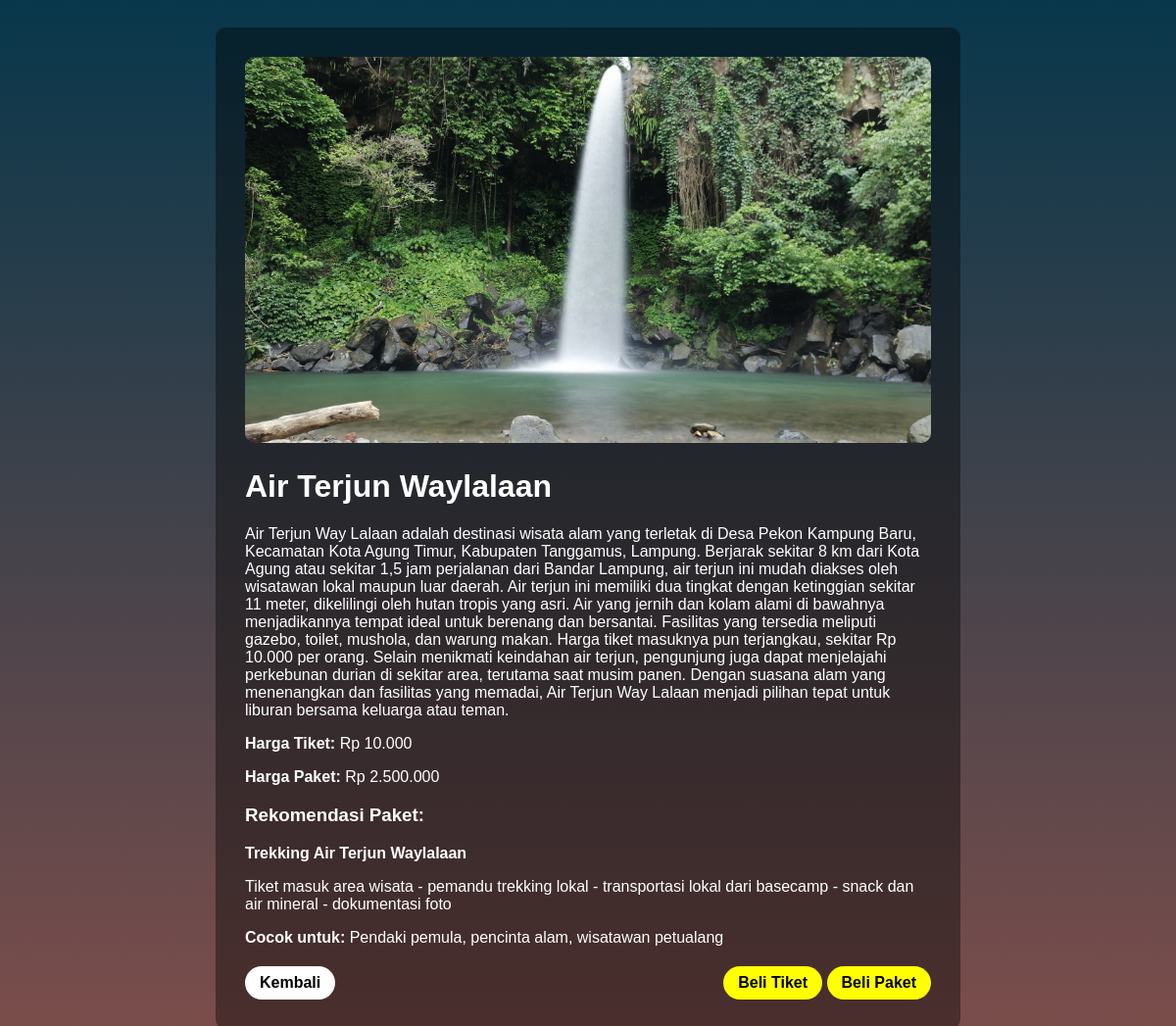
Page /detail.php?id=11 on the committed database.
### tables this page shows
CREATE TABLE `destinasi_wisata` (
  `id` int NOT NULL,
  `nama` varchar(255) NOT NULL,
  `gambar` varchar(255) NOT NULL,
  `deskripsi` text NOT NULL,
  `harga_tiket` decimal(15,2) NOT NULL,
  `harga_paket` decimal(15,2) NOT NULL,
  `nama_paket` varchar(255) NOT NULL,
  `daftar_paket` text NOT NULL,
  `cocok_untuk` varchar(255) NOT NULL,
  `created_at` timestamp NULL DEFAULT CURRENT_TIMESTAMP
);

### detail.php (the view, shortened to what this page needs)
<?php
include 'koneksi.php';
$id = $_GET['id'] ?? null;
$stmt = $koneksi->prepare("SELECT * FROM destinasi_wisata WHERE id = ?");
$stmt->bind_param("i", $id);
$stmt->execute();
$result = $stmt->get_result();
$data = $result->fetch_assoc();
$tempat = [
    "nama" => $data['nama'],
    "gambar" => "admin/uploads/" . $data['gambar'],
    "deskripsi" => $data['deskripsi'],
    "harga_tiket" => $data['harga_tiket'],
    "harga_paket" => $data['harga_paket'],
    "paket_wisata" => [
        "nama_paket" => $data['nama_paket'],
        "daftar_paket" => $data['daftar_paket'],
        "cocok_untuk" => $data['cocok_untuk']
    ]
];
?>
<!DOCTYPE html>
<html lang="id">
<head>
</head>
<body>
  <div class="detail-container">
    <img src="<?php echo htmlspecialchars($tempat['gambar']); ?>" alt="<?php echo htmlspecialchars($tempat['nama']); ?>">
    <h1><?php echo htmlspecialchars($tempat['nama']); ?></h1>
    <p><?php echo nl2br(htmlspecialchars($tempat['deskripsi'])); ?></p>
    <p><strong>Harga Tiket:</strong> Rp <?php echo number_format($tempat['harga_tiket'], 0, ',', '.'); ?></p>
    <p><strong>Harga Paket:</strong> Rp <?php echo number_format($tempat['harga_paket'], 0, ',', '.'); ?></p>
    <div class="paket-container">
      <h3>Rekomendasi Paket:</h3>
      <p><strong><?php echo htmlspecialchars($tempat['paket_wisata']['nama_paket']); ?></strong></p>
      <p><?php echo nl2br(htmlspecialchars($tempat['paket_wisata']['daftar_paket'])); ?></p>
      <p><strong>Cocok untuk:</strong> <?php echo htmlspecialchars($tempat['paket_wisata']['cocok_untuk']); ?></p>
    </div>
    <div class="button-bar">
      <a href="javascript:history.back()" class="back">Kembali</a>
      <div>
        <a href="form pesan.php?jenis=tiket&id=<?php echo $id; ?>&nama=<?php echo urlencode($tempat['nama']); ?>&harga=<?php echo $tempat['harga_tiket']; ?>" class="belitiket">Beli Tiket</a>
        <a href="form pesan.php?jenis=paket&id=<?php echo $id; ?>&nama=<?php echo urlencode($tempat['nama']); ?>&harga=<?php echo $tempat['harga_paket']; ?>" class="belitiket">Beli Paket</a>
      </div>
    </div>
  </div>
</body>
</html>

### detail.php (style rules this page uses)
body { font-family: Arial, sans-serif; background: linear-gradient(#08374b, #7e4e4b); color: white; padding: 20px; }
.detail-container { max-width: 700px; margin: auto; background-color: rgba(0,0,0,0.4); padding: 30px; border-radius: 10px; }
img { width: 100%; border-radius: 10px; }
a.back, a.belitiket { display: inline-block; padding: 8px 15px; border-radius: 20px; text-decoration: none; font-weight: bold; }
a.back { background: white; color: black; }
a.belitiket { background: yellow; color: black; }
.button-bar { margin-top: 20px; display: flex; justify-content: space-between; align-items: center; }

### rows in the picture
destinasi_wisata: nama "Air Terjun Waylalaan", deskripsi "Air Terjun Way Lalaan adalah destinasi wisata alam yang terletak di Desa Pekon Kampung Baru, Kecamatan Kota Agung Timur, Kabupaten Tanggamus, Lampung. Berjarak sekitar 8 km dari Kota Agung atau sekitar 1,5 jam perjalanan dari Bandar Lampung, air terjun ini mudah diakses oleh wisatawan lokal maupun luar daerah. Air terjun ini memiliki dua tingkat dengan ketinggian sekitar 11 meter, dikelilingi oleh hutan tropis yang asri. Air yang jernih dan kolam alami di bawahnya menjadikannya tempat ideal untuk berenang dan bersantai. Fasilitas yang tersedia meliputi gazebo, toilet, mushola, dan warung makan. Harga tiket masuknya pun terjangkau, sekitar Rp 10.000 per orang. Selain menikmati keindahan air…", harga_tiket "10.000", harga_paket "2.500.000", nama_paket "Trekking Air Terjun Waylalaan", daftar_paket "Tiket masuk area wisata - pemandu trekking lokal - transportasi lokal dari basecamp - snack dan air mineral - dokumentasi foto", cocok_untuk "Pendaki pemula, pencinta alam, wisatawan petualang"
